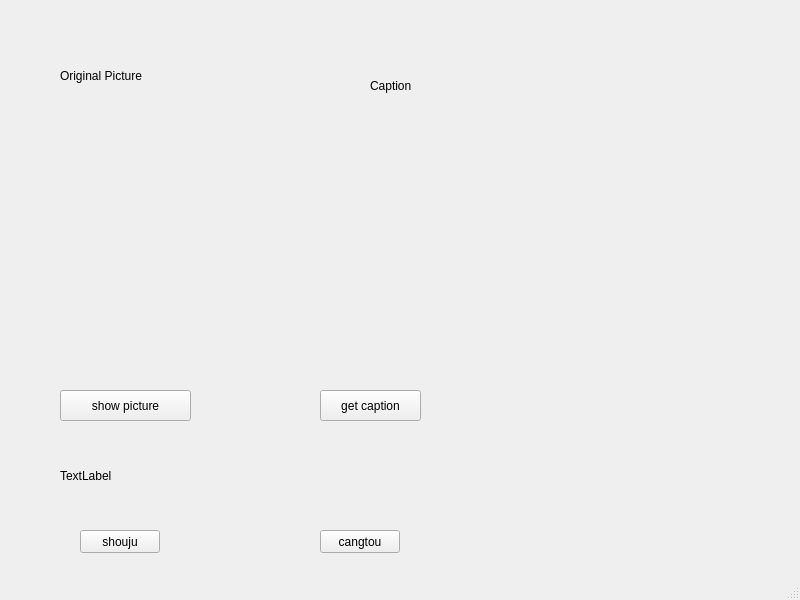
<?xml version="1.0" encoding="UTF-8"?>
<ui version="4.0">
 <class>MainWindow</class>
 <widget class="QMainWindow" name="MainWindow">
  <property name="geometry">
   <rect>
    <x>0</x>
    <y>0</y>
    <width>800</width>
    <height>600</height>
   </rect>
  </property>
  <property name="windowTitle">
   <string>MainWindow</string>
  </property>
  <widget class="QWidget" name="centralwidget">
   <widget class="QPushButton" name="pushButton">
    <property name="geometry">
     <rect>
      <x>60</x>
      <y>390</y>
      <width>131</width>
      <height>31</height>
     </rect>
    </property>
    <property name="text">
     <string>show picture</string>
    </property>
   </widget>
   <widget class="QLabel" name="label">
    <property name="geometry">
     <rect>
      <x>60</x>
      <y>60</y>
      <width>121</width>
      <height>31</height>
     </rect>
    </property>
    <property name="text">
     <string>Original Picture</string>
    </property>
   </widget>
   <widget class="QLabel" name="label_2">
    <property name="geometry">
     <rect>
      <x>370</x>
      <y>70</y>
      <width>121</width>
      <height>31</height>
     </rect>
    </property>
    <property name="text">
     <string>Caption</string>
    </property>
   </widget>
   <widget class="QLabel" name="Pic_show">
    <property name="geometry">
     <rect>
      <x>30</x>
      <y>110</y>
      <width>231</width>
      <height>211</height>
     </rect>
    </property>
    <property name="autoFillBackground">
     <bool>false</bool>
    </property>
    <property name="text">
     <string/>
    </property>
   </widget>
   <widget class="QPushButton" name="get_capt">
    <property name="geometry">
     <rect>
      <x>320</x>
      <y>390</y>
      <width>101</width>
      <height>31</height>
     </rect>
    </property>
    <property name="text">
     <string>get caption</string>
    </property>
   </widget>
   <widget class="QLabel" name="Caption">
    <property name="geometry">
     <rect>
      <x>300</x>
      <y>160</y>
      <width>211</width>
      <height>161</height>
     </rect>
    </property>
    <property name="text">
     <string/>
    </property>
   </widget>
   <widget class="QLabel" name="label_3">
    <property name="geometry">
     <rect>
      <x>60</x>
      <y>450</y>
      <width>371</width>
      <height>51</height>
     </rect>
    </property>
    <property name="text">
     <string>TextLabel</string>
    </property>
   </widget>
   <widget class="QPushButton" name="first_sen">
    <property name="geometry">
     <rect>
      <x>80</x>
      <y>530</y>
      <width>80</width>
      <height>23</height>
     </rect>
    </property>
    <property name="text">
     <string>shouju</string>
    </property>
   </widget>
   <widget class="QPushButton" name="prefix">
    <property name="geometry">
     <rect>
      <x>320</x>
      <y>530</y>
      <width>80</width>
      <height>23</height>
     </rect>
    </property>
    <property name="text">
     <string>cangtou</string>
    </property>
   </widget>
  </widget>
  <widget class="QMenuBar" name="menubar">
   <property name="geometry">
    <rect>
     <x>0</x>
     <y>0</y>
     <width>800</width>
     <height>20</height>
    </rect>
   </property>
  </widget>
  <widget class="QStatusBar" name="statusbar"/>
 </widget>
 <resources/>
 <connections/>
</ui>
